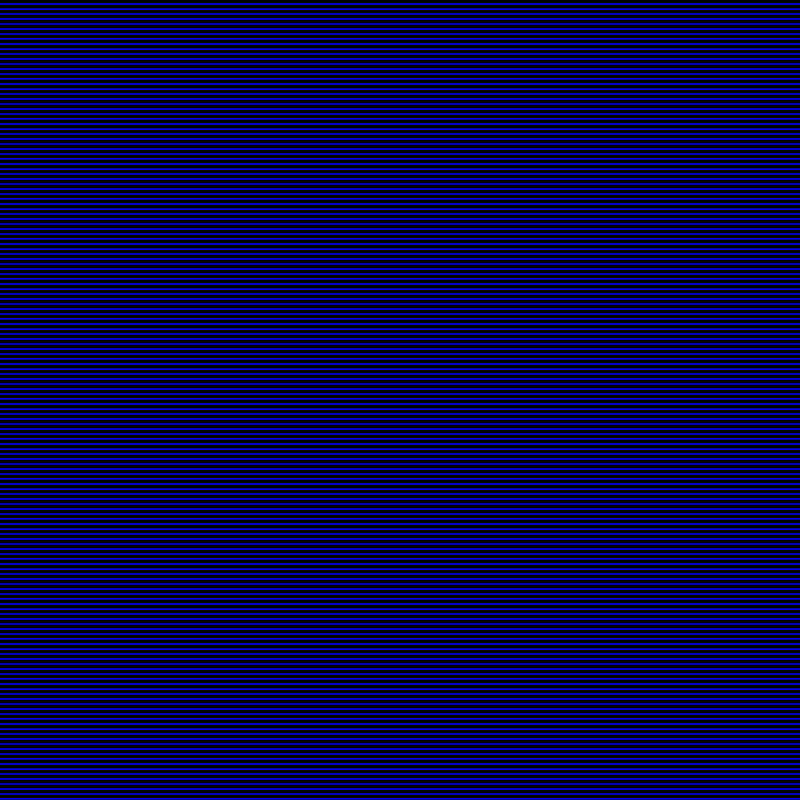
Frame 1 (no input)
Frame 60 (the mouse pressed at the canvas centre just before this capture): identical to frame 1, image omitted
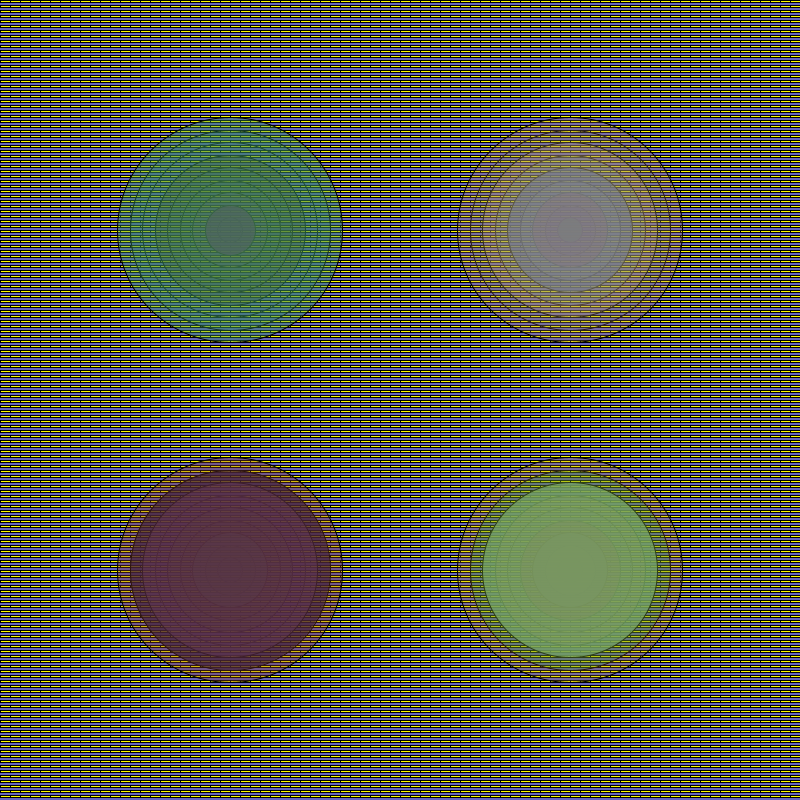
Frame 120 (the mouse held since frame 60 and released just before this capture)

The Processing sketch that drew these frames (run headless with seeded random() and noise(); from frame 60 on, the mouse is pressed at the canvas centre):

// Processing sketch: processing_57229
// ── processing_57229.pde

void setup (){
  size (800, 800);
 // frameRate(75);
  smooth();
  noFill();
}

void draw (){
  background (mouseX-300,mouseY-300,+190);
    
  
  for (int i = 0; i<width; i = i+10){
  for (int r = 0; r<height; r = r+5){
    stroke (0);
   fill (mouseX-150,mouseY-150,-100);
   rect (i, r, 200, 2);
    }
  }
  
  

for(int i = 0; i < 50; i+=5 ){
if (mouseX > width/10 && mouseY > height/10){

  fill (random(200), random(200), random(200), random(200));
   ellipse (mouseX-170, mouseY-170, i*5, i*5); 
  }

}  

 
for(int i = 0; i < 50; i+=5 ){
if (mouseX > width/10 && mouseY > height/10){

  fill (random(200), random(200), random(200), random(200));
   ellipse (mouseX+170, mouseY-170, i*5, i*5); 
  }

}   


for(int i = 0; i < 50; i+=5 ){
if (mouseX > width/10 && mouseY > height/10){

  fill (random(200), random(200), random(200), random(200));
   ellipse (mouseX-170, mouseY+170, i*5, i*5); 
  }

}  

 
for(int i = 0; i < 50; i+=5 ){
if (mouseX > width/10 && mouseY > height/10){

  fill (random(200), random(200), random(200), random(200));
   ellipse (mouseX+170, mouseY+170, i*5, i*5); 
  }

}   

 
 
 
} 
